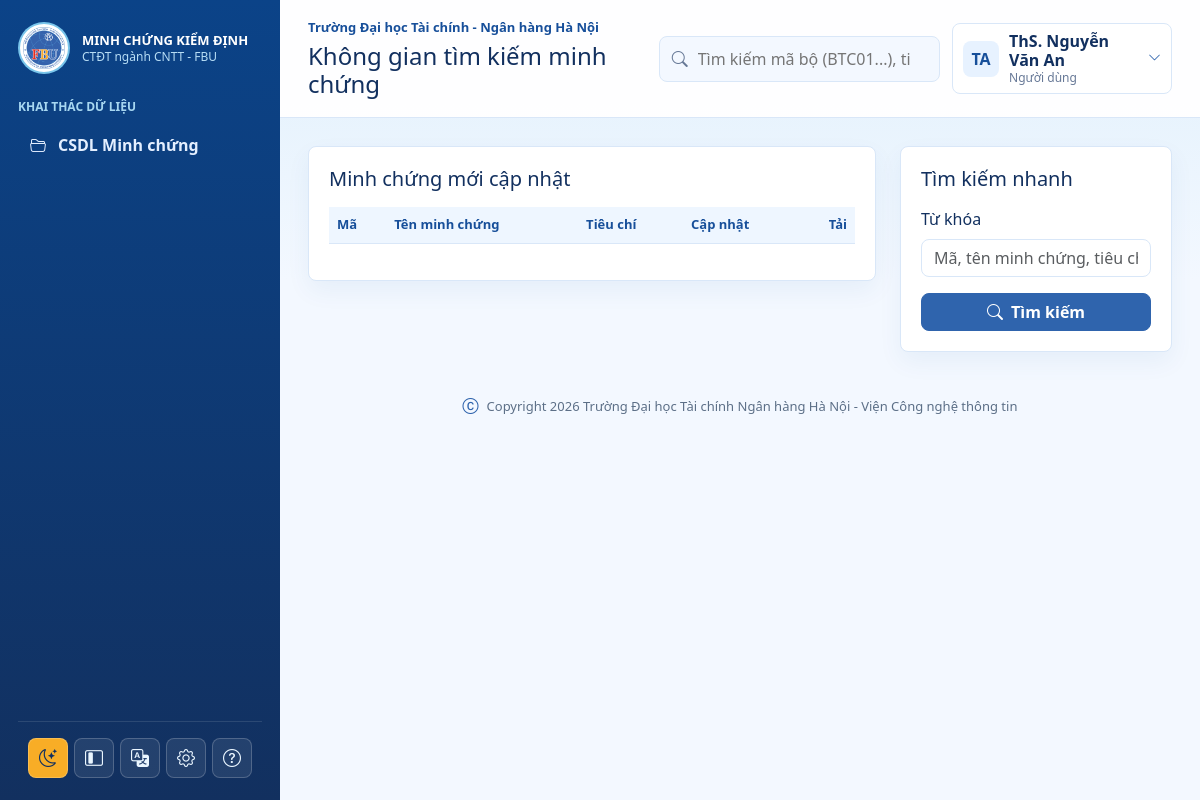
The app's page /user/dashboard.php (signed in) with its own data.
### tables this page shows
CREATE TABLE NguoiDung (
    MaNguoiDung VARCHAR(50) NOT NULL PRIMARY KEY,
    HoTen VARCHAR(150) NOT NULL,
    Email VARCHAR(150) NOT NULL UNIQUE,
    SoDienThoai VARCHAR(30) NULL,
    TenDangNhap VARCHAR(80) NOT NULL UNIQUE,
    MatKhau VARCHAR(255) NOT NULL,
    VaiTro ENUM('admin', 'user') NOT NULL DEFAULT 'user',
    TrangThai TINYINT(1) NOT NULL DEFAULT 1,
    DuongDanAnhDaiDien VARCHAR(500) NULL,
    DangNhapCuoi DATETIME NULL,
    NgayTao TIMESTAMP DEFAULT CURRENT_TIMESTAMP
);

### includes/data.php (called while the page is built, shortened)
<?php
$pdo = db();
$trainingProgram = [
    'name'    => 'Công nghệ thông tin',
    'code'    => '7480201',
    'degree'  => 'Cử nhân',
    'school'  => 'Trường Đại học Tài chính - Ngân hàng Hà Nội',
    'faculty' => 'Khoa Công nghệ thông tin',
    'cycle'   => '2026-2031',
];
try {
    $settingsStmt = $pdo->query("SELECT khoa, gia_tri FROM cau_hinh");
    if ($settingsStmt) {
        $settingsRows = $settingsStmt->fetchAll(PDO::FETCH_KEY_PAIR);
        if (!empty($settingsRows)) {
            if (!empty($settingsRows['school']))       $trainingProgram['school']  = $settingsRows['school'];
            if (!empty($settingsRows['faculty']))      $trainingProgram['faculty'] = $settingsRows['faculty'];
            if (!empty($settingsRows['program_name'])) $trainingProgram['name']    = $settingsRows['program_name'];
            if (!empty($settingsRows['program_code'])) $trainingProgram['code']    = $settingsRows['program_code'];
            if (!empty($settingsRows['degree']))       $trainingProgram['degree']  = $settingsRows['degree'];
            if (!empty($settingsRows['cycle']))        $trainingProgram['cycle']   = $settingsRows['cycle'];
        }
    }
} catch (Throwable $e) {
}
$roles = [
    'admin' => 'Quản trị viên',
    'user'  => 'Người dùng',
];
if (!function_exists('vn_user_status')) {
    function vn_user_status(int $status): string
    {
        return $status === 1 ? 'Đang hoạt động' : 'Ngưng áp dụng';
    }
}
$users = [];
try {
    $stmt = $pdo->query("
        SELECT
            u.MaNguoiDung AS id,
            u.MaNguoiDung AS user_code,
            u.HoTen,
            u.Email,
            COALESCE(u.SoDienThoai, '') AS phone,
            u.TenDangNhap,
            u.VaiTro,
            u.TrangThai,
            u.DuongDanAnhDaiDien AS avatar
        FROM NguoiDung u
        ORDER BY u.MaNguoiDung
    ");
    foreach ($stmt->fetchAll() as $row) {
        $roleName = $row['VaiTro'] === 'admin' ? 'Quản trị viên' : 'Người dùng';
        $users[] = [
            'id'         => $row['id'],
            'code'       => $row['user_code'],
            'name'       => $row['HoTen'],
            'username'   => $row['TenDangNhap'],
            'email'      => $row['Email'],
            'phone'      => $row['phone'] ?? '',
            'role'       => $row['VaiTro'],
            'role_code'  => $row['VaiTro'],
            'role_name'  => $roleName,
            'avatar'     => $row['avatar'],
            'status_raw' => (int) $row['TrangThai'],
            'status'     => vn_user_status($row['TrangThai']),
        ];
    }
} catch (Throwable $e) {
    $users = [];
}
if (!function_exists('current_user')) {
    function current_user(): array
    {
        global $users;
        $userId = $_SESSION['user_id'] ?? 'ND001';
        foreach ($users as $u) {
            if ((string) $u['id'] === (string) $userId) {
                return $u;
            }
        }
        return $users[0] ?? [
            'id'     => 'ND001',
            'code'   => 'ND001',
            'name'   => 'Quản trị viên',
            'email'  => 'admin@fbu.edu.vn',
            'role'   => 'admin',
            'avatar' => null,
        ];
    }
}
$currentUser = current_user();

### user/dashboard.php (the view, shortened to what this page needs)
<?php
require_once __DIR__ . '/../includes/helpers.php';
require_once __DIR__ . '/../includes/data.php';
$heading = 'Không gian tìm kiếm minh chứng';
include __DIR__ . '/../includes/header.php';
?>
<div class="row g-4"><div class="col-xl-8"><div class="panel"><h2 class="h5 mb-3">Minh chứng mới cập nhật</h2><div class="table-responsive"><table class="table"><thead><tr><th>Mã</th><th>Tên minh chứng</th><th>Tiêu chí</th><th>Cập nhật</th><th class="text-end">Tải</th></tr></thead></table></div></div></div><div class="col-xl-4"><div class="panel"><h2 class="h5 mb-3">Tìm kiếm nhanh</h2><form action="<?= base_url('user/search.php') ?>" method="get"><div class="mb-3"><label class="form-label">Từ khóa</label><input class="form-control" name="q" placeholder="Mã, tên minh chứng, tiêu chí"></div><button class="btn btn-primary w-100"><i class="bi bi-search me-1"></i> Tìm kiếm</button></form></div></div></div>
<?php include __DIR__ . '/../includes/footer.php'; ?>

### includes/header.php (shortened to what this page needs)
<?php
require_once __DIR__ . '/helpers.php';
require_once __DIR__ . '/data.php';
$pageTitle = $pageTitle ?? $appName;
?>
<!doctype html>
<html lang="vi">
<head>
    <link href="https://cdn.jsdelivr.net/npm/bootstrap@5.3.3/dist/css/bootstrap.min.css" rel="stylesheet">
    <link href="https://cdn.jsdelivr.net/npm/bootstrap-icons@1.11.3/font/bootstrap-icons.css" rel="stylesheet">
    <link href="<?= base_url('assets/css/app.css?v=24') ?>" rel="stylesheet">
</head>
<body>
<div class="app-shell">
    <?php include __DIR__ . '/sidebar.php'; ?>
    <main class="main-content">
        <header class="topbar">
            <div class="topbar-title">
                <p class="eyebrow mb-1"><?= htmlspecialchars($trainingProgram['school']) ?></p>
                <h1 class="h4 mb-0"><?= htmlspecialchars($heading ?? $pageTitle) ?></h1>
            </div>
            <div class="topbar-actions">
                <?php
                $isAdminSection = (strpos($_SERVER['REQUEST_URI'] ?? '', '/admin/') !== false);
                $currScript = basename($_SERVER['PHP_SELF'] ?? '');
                if ($currScript === 'evidences.php') {
                    $topSearchAction = base_url('admin/evidences.php');
                } elseif ($isAdminSection) {
                    $topSearchAction = base_url('admin/standard_sets.php');
                } else {
                    $topSearchAction = base_url('user/search.php');
                }
                $topSearchVal = trim($_GET['q'] ?? $_GET['keyword'] ?? $_GET['search'] ?? '');
                ?>
                <form class="search-box" action="<?= $topSearchAction ?>" method="get">
                    <i class="bi bi-search"></i>
                    <input type="search" name="q" value="<?= htmlspecialchars($topSearchVal) ?>" placeholder="Tìm kiếm mã bộ (BTC01...), tiêu chuẩn, tiêu chí, minh chứng, tên...">
                </form>
                <div class="dropdown user-menu">
                    <button class="user-chip" type="button" data-bs-toggle="dropdown" aria-expanded="false">
                        <?= avatar_html($currentUser['avatar'] ?? null, $currentUser['name']) ?>
                        <span class="user-chip-text">
                            <strong><?= htmlspecialchars($currentUser['name']) ?></strong>
                            <small><?= htmlspecialchars($roles[$currentUser['role']] ?? 'Người dùng') ?></small>
                        </span>
                        <i class="bi bi-chevron-down user-chip-icon"></i>
                    </button>
                </div>
            </div>
        </header>
        <section class="content-wrap">

### includes/helpers.php (shortened to what this page needs)
<?php
function base_url(string $path = ''): string
{
    $script = str_replace('\\', '/', dirname($_SERVER['SCRIPT_NAME']));
    $root = preg_replace('#/(admin|user|auth|includes)$#', '', $script);
    $root = rtrim($root, '/');
    return $root . '/' . ltrim($path, '/');
}
function user_initials(string $name): string
{
    $name = trim($name);
    $parts = preg_split('/\s+/u', $name);
    $first = mb_substr($parts[0] ?? 'U', 0, 1, 'UTF-8');
    $last = mb_substr($parts[count($parts) - 1] ?? $first, 0, 1, 'UTF-8');
    return mb_strtoupper($first . $last, 'UTF-8');
}
function avatar_html(?string $avatarPath, ?string $name = 'User', string $class = 'avatar'): string
{
    $name = (string)($name ?: 'User');
    return '<span class="' . htmlspecialchars($class, ENT_QUOTES, 'UTF-8') . '">' . htmlspecialchars(user_initials($name), ENT_QUOTES, 'UTF-8') . '</span>';
}
?>

### assets/css/app.css (style rules this page uses)
:root { --ink: #12305f; --muted: #667896; --line: #d9e7f8; --surface: #ffffff; --soft: #f3f8ff; --brand: #2f64ad; --brand-dark: #174f9a; --brand-deep: #0b4388; --brand-light: #58b7e6; --accent: #f8ad26; --accent-red: #ed2a21; --danger: #c9221c; }
* { box-sizing: border-box; }
body { margin: 0; min-height: 100vh; background: linear-gradient(180deg, rgba(88, 183, 230, 0.12), rgba(243, 248, 255, 0.72) 280px), var(--soft); color: var(--ink); font-family: "Segoe UI", Arial, sans-serif; transition: background-color 0.2s ease, color 0.2s ease; }
.app-shell { display: grid; grid-template-columns: 280px minmax(0, 1fr); min-height: 100vh; transition: grid-template-columns 0.22s ease; }
.main-content { min-width: 0; min-height: 100vh; display: flex; flex-direction: column; }
.topbar { min-height: 84px; background: rgba(255, 255, 255, 0.96); border-bottom: 1px solid var(--line); padding: 18px 28px; display: flex; align-items: center; justify-content: space-between; gap: 20px; }
.eyebrow { color: var(--brand-dark); font-weight: 700; font-size: 13px; }
.topbar-actions { display: flex; align-items: center; gap: 12px; }
.search-box { width: 320px; display: flex; align-items: center; gap: 8px; background: var(--soft); border: 1px solid var(--line); border-radius: 8px; padding: 9px 12px; color: var(--muted); }
.search-box input { border: 0; outline: 0; background: transparent; width: 100%; }
.user-chip { display: flex; align-items: center; gap: 10px; color: var(--ink); background: #ffffff; border: 1px solid var(--line); border-radius: 8px; padding: 8px 10px; text-align: left; cursor: pointer; transition: border-color 0.2s ease, box-shadow 0.2s ease; }
.user-chip strong, .user-chip small { display: block; line-height: 1.2; }
.user-chip small { color: var(--muted); font-size: 12px; }
.user-chip-icon { color: var(--brand); font-size: 13px; margin-left: 2px; }
.avatar { width: 36px; height: 36px; border-radius: 8px; background: #e7f2ff; color: var(--brand-dark); display: grid; place-items: center; font-weight: 800; overflow: hidden; flex: 0 0 auto; }
.content-wrap { padding: 28px; }
.panel { background: var(--surface); border: 1px solid var(--line); box-shadow: 0 10px 24px rgba(23, 79, 154, 0.06); border-radius: 8px; padding: 20px; }
html[data-table-size="medium"] .table { font-size: 15px; }
.table { vertical-align: middle; }
.table thead th { color: var(--brand-dark); font-size: 13px; background: #eef6ff; border-bottom: 1px solid var(--line); }
.btn { border-radius: 8px; font-weight: 700; white-space: nowrap; }
.btn-primary { --bs-btn-bg: var(--brand); --bs-btn-border-color: var(--brand); --bs-btn-hover-bg: var(--brand-dark); --bs-btn-hover-border-color: var(--brand-dark); }
.form-control, .form-select { border-radius: 8px; border-color: var(--line); }
.app-shell { display: grid; grid-template-columns: 280px minmax(0, 1fr); min-height: 100vh; }
.app-shell::before { display: none; }
.topbar { min-height: 84px; display: flex; align-items: center; flex-direction: row; justify-content: space-between; padding: 18px 28px; }
.topbar-actions { display: flex; flex-direction: row; align-items: center; width: auto; }
.search-box { width: 320px; }
.user-menu, .user-chip { width: auto; }
@media (min-width: 641px) { .app-shell { display: grid !important; grid-template-columns: 280px minmax(0, 1fr) !important; } }
@media (min-width: 641px) { .main-content { grid-column: 2 !important; grid-row: 1 !important; min-width: 0 !important; display: block !important; } }

### records on screen
nguoidung: HoTen "TA", HoTen "ThS. Nguyễn Văn An", VaiTro "Người dùng"

### other values on screen
$trainingProgram['school'] "Trường Đại học Tài chính - Ngân hàng Hà Nội"
$heading "Không gian tìm kiếm minh chứng"
